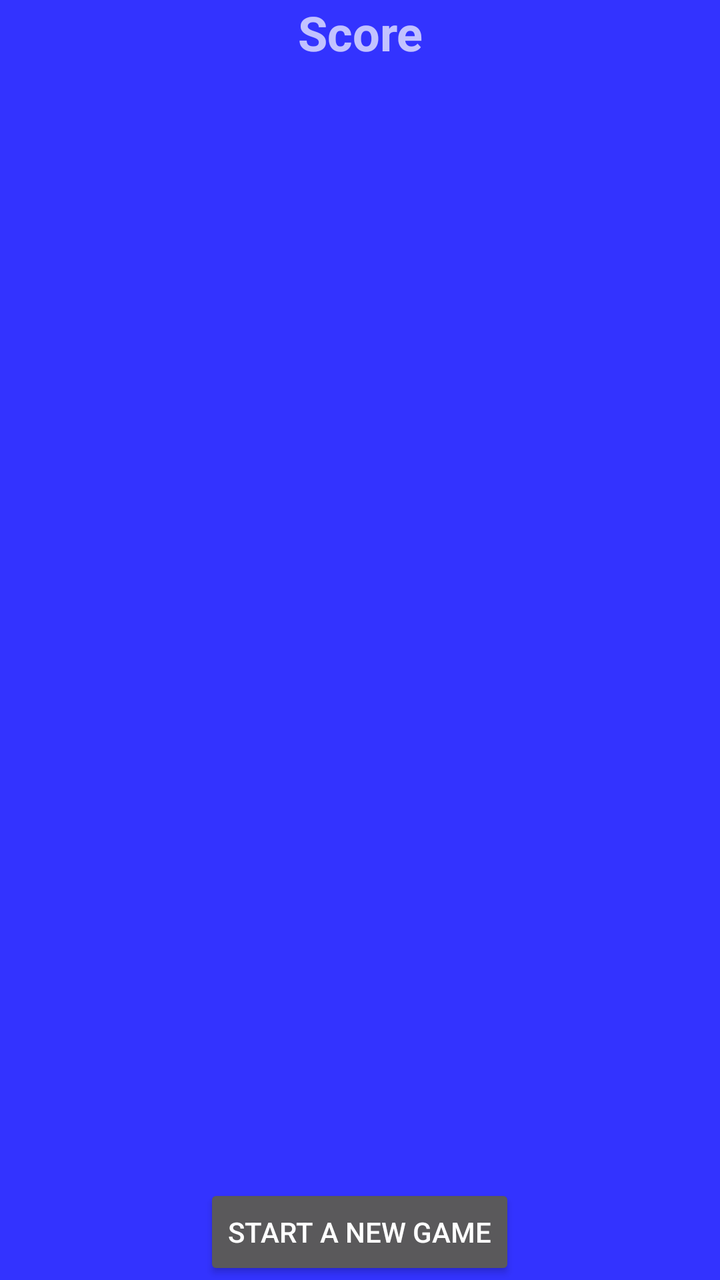
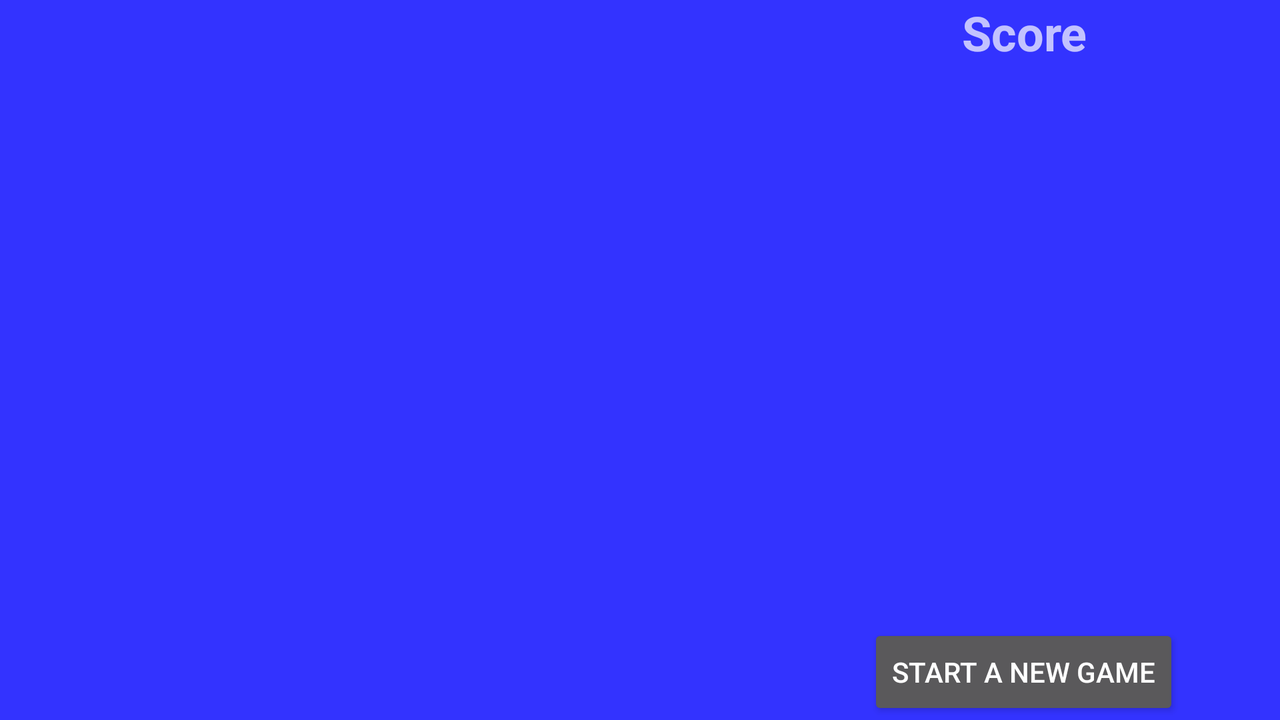

The same Android screen from two of the app's own layout files: first res/layout/ as a phone draws it, then the repository's variant for another configuration, drawn on a device whose configuration selects that folder. Both files follow.
<!-- AndroidManifest.xml: application theme AppTheme -->
<!-- res/layout/activity_map.xml -->
<?xml version="1.0" encoding="utf-8"?>
<RelativeLayout xmlns:android="http://schemas.android.com/apk/res/android"
    android:layout_width="match_parent"
    android:layout_height="match_parent"
    android:layout_below="@+id/toolbar">

    <TextView android:id="@+id/score"
        android:layout_width="wrap_content"
        android:layout_height="wrap_content"
        android:textSize="24sp"
        android:textStyle="bold"
        android:layout_alignParentTop="true"
        android:layout_centerHorizontal="true"
        android:gravity="center"
        android:text="Score"/>

    <android.support.v7.widget.RecyclerView android:id="@+id/map"
        android:layout_width="wrap_content"
        android:layout_height="wrap_content"
        android:layout_centerInParent="true">
    </android.support.v7.widget.RecyclerView>

    <Button
        android:layout_width="wrap_content"
        android:layout_height="wrap_content"
        android:layout_alignParentBottom="true"
        android:layout_centerHorizontal="true"
        android:onClick="startNewGameClick"
        android:text="Start a new game"/>

</RelativeLayout>
<!-- resources referenced by this layout -->
<resources>
  <style name="AppTheme" parent="Theme.AppCompat">
          
          <item name="colorPrimary">@color/colorPrimary</item>
          <item name="colorPrimaryDark">@color/colorPrimaryDark</item>
          <item name="colorAccent">@color/colorAccent</item>
          <item name="android:background">#3333FF</item>
      </style>
</resources>
<!-- res/layout-land/activity_map.xml (the repository's variant of the layout above) -->
<!-- drawn on the phone turned sideways -->
<?xml version="1.0" encoding="utf-8"?>
<LinearLayout xmlns:android="http://schemas.android.com/apk/res/android"
    android:layout_width="match_parent"
    android:layout_height="match_parent"
    android:orientation="horizontal">

    <RelativeLayout
        android:layout_width="0dp"
        android:layout_height="match_parent"
        android:layout_weight="3">

        <android.support.v7.widget.RecyclerView android:id="@+id/map"
            android:layout_width="wrap_content"
            android:layout_height="wrap_content"
            android:layout_centerInParent="true">
        </android.support.v7.widget.RecyclerView>

    </RelativeLayout>

    <RelativeLayout
        android:layout_width="0dp"
        android:layout_height="match_parent"
        android:layout_weight="2">

        <TextView android:id="@+id/score"
            android:layout_width="wrap_content"
            android:layout_height="wrap_content"
            android:layout_centerHorizontal="true"
            android:layout_alignParentTop="true"
            android:textSize="24sp"
            android:textStyle="bold"
            android:gravity="center"
            android:text="Score"/>

        <Button
            android:layout_width="wrap_content"
            android:layout_height="wrap_content"
            android:layout_centerHorizontal="true"
            android:layout_alignParentBottom="true"
            android:onClick="startNewGameClick"
            android:text="Start a new game"/>

    </RelativeLayout>

</LinearLayout>
